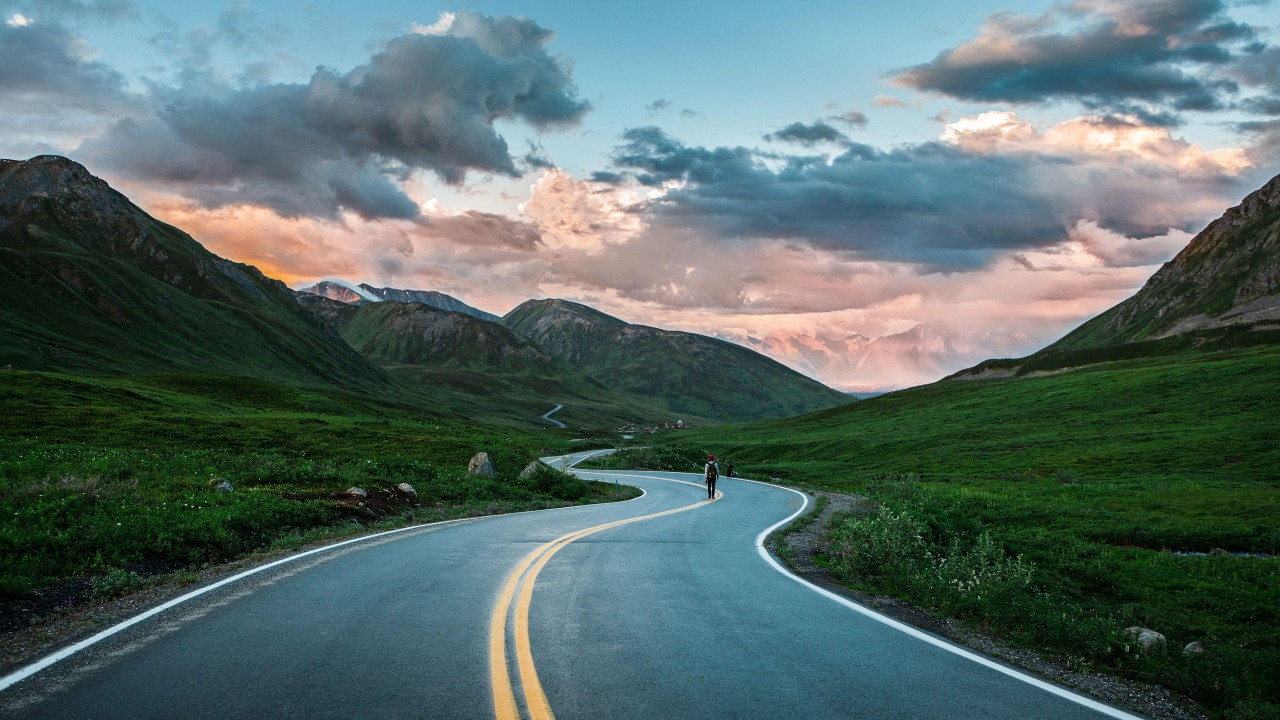
#> input picture Hog_features/road.jpg, 1280 x 720 px; its folder holds only this picture in this run
$ python hog_test.py
#> lines starting #> are read from the running program, lines starting #| are printed output that depends on the picture
import matplotlib.image as mpimg
import matplotlib.pyplot as plt
import numpy as np
import cv2
import glob
from skimage.feature import hog

# Read in our vehicles and non-vehicles
images = glob.glob('*.jpg')
cars = []
notcars = []
"""
for image in images:
    if 'image' in image or 'extra' in image:
        notcars.append(image)
    else:
        cars.append(image)
"""
# Define a function to return HOG features and visualization
def get_hog_features(img, orient, pix_per_cell, cell_per_block, vis=False, feature_vec=True):
    if vis == True:
        # Use skimage.hog() to get both features and a visualization
        features, hog_image = hog(img,
                                orientations=orient,
                                pixels_per_cell=(pix_per_cell,pix_per_cell),
                                cells_per_block = (cell_per_block,cell_per_block),
                                feature_vector = feature_vec,
                                visualise = True
                                )

        return features, hog_image
    else:
        # Use skimage.hog() to get features only
        features = hog(img,
                            orientations=orient,
                            pixels_per_cell=(pix_per_cell,pix_per_cell),
                            cells_per_block = (cell_per_block,cell_per_block),
                            feature_vector = feature_vec,
                            visualise = False
                            )
        return features

# Generate a random index to look at a car image
ind = np.random.randint(0, len(images))
# Read in the image
image = mpimg.imread(images[ind])
#> image is the input picture: shape (720, 1280, 3); mean R, G, B 86.1, 106.3, 103.8
gray = cv2.cvtColor(image, cv2.COLOR_RGB2GRAY)
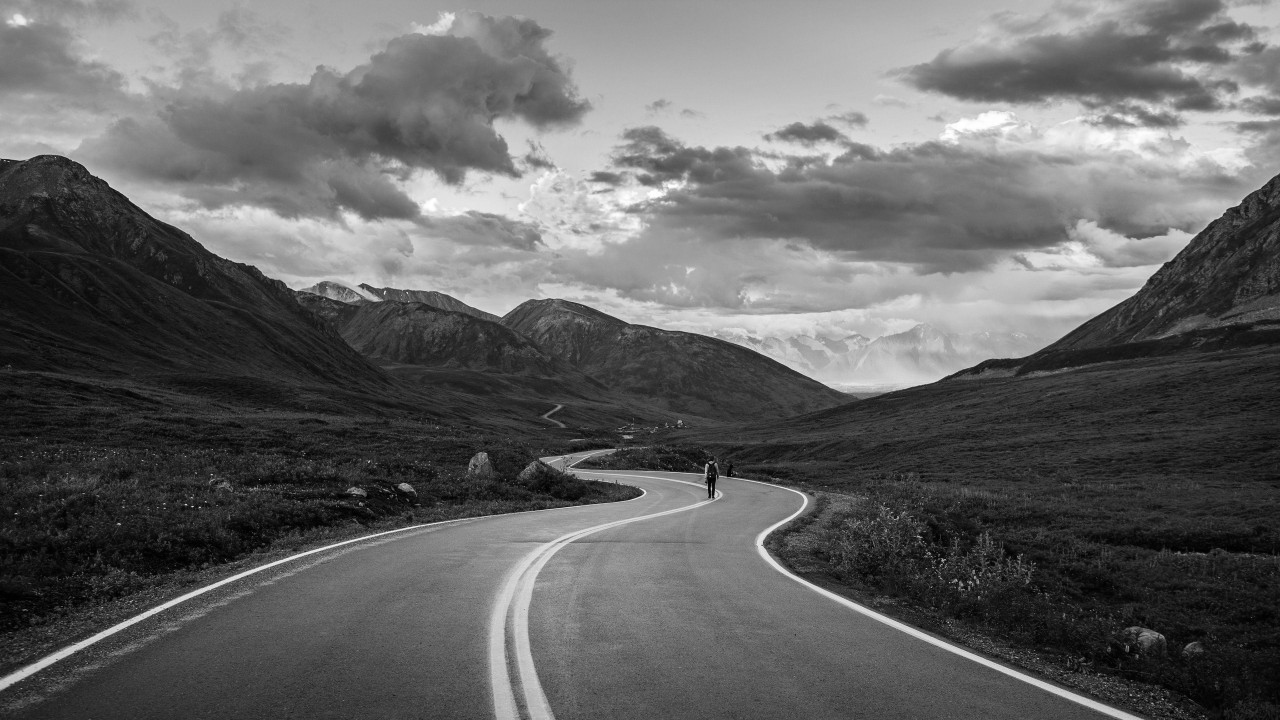
#> gray: shape (720, 1280); min 0, max 255, mean 100
# Define HOG parameters
orient = 9
pix_per_cell = 8
cell_per_block = 2
# Call our function with vis=True to see an image output
features, hog_image = get_hog_features(gray, orient,
                        pix_per_cell, cell_per_block,
                        vis=True, feature_vec=False)
#> in get_hog_features, `features, hog_image = hog(img, orientations=orient, pixels_per_cell=(p..`:
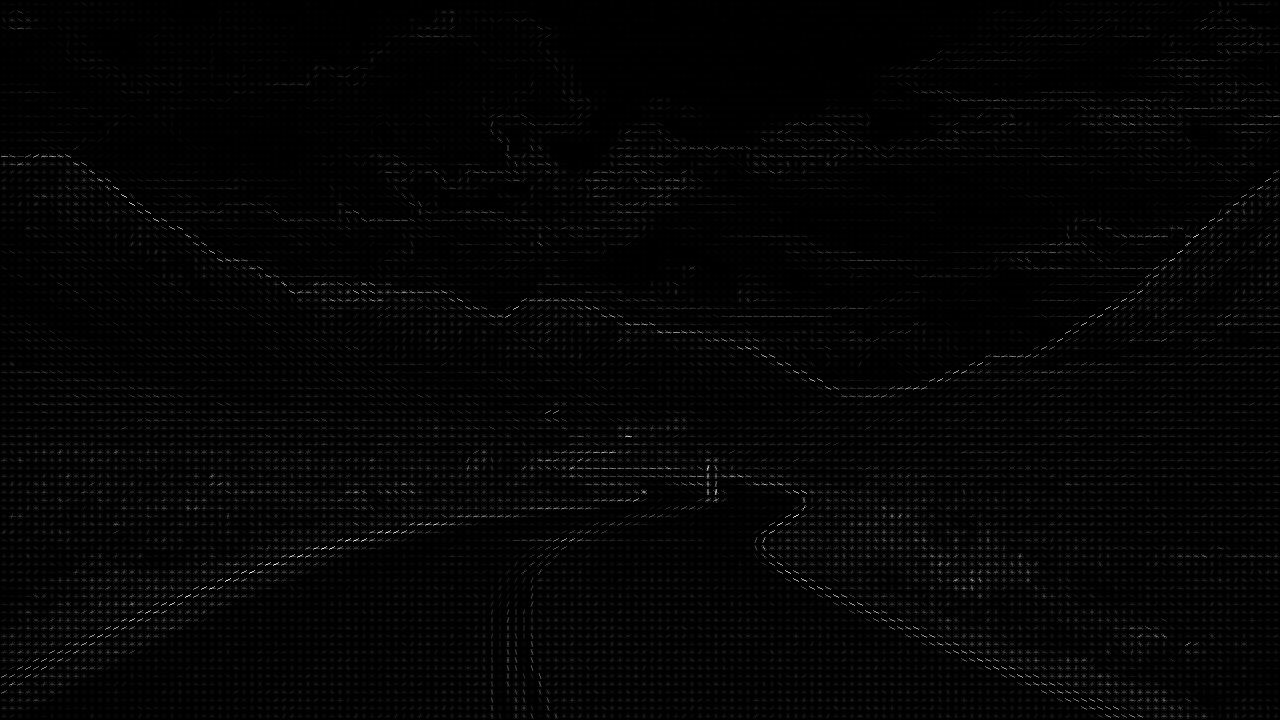
#> hog_image: shape (720, 1280) float64; min 0, max 71.5, mean 1.2; drawn with min black and max white


# Plot the examples
fig = plt.figure()
plt.subplot(121)
plt.imshow(image, cmap='gray')
plt.title('Example Car Image')
plt.subplot(122)
plt.imshow(hog_image, cmap='gray')
plt.title('HOG Visualization')
plt.show()
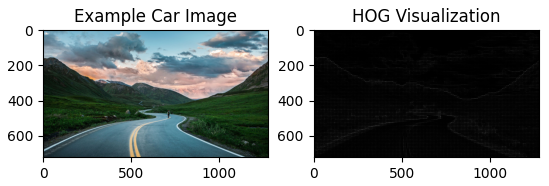
#> figure drawn by matplotlib, 2 panels
